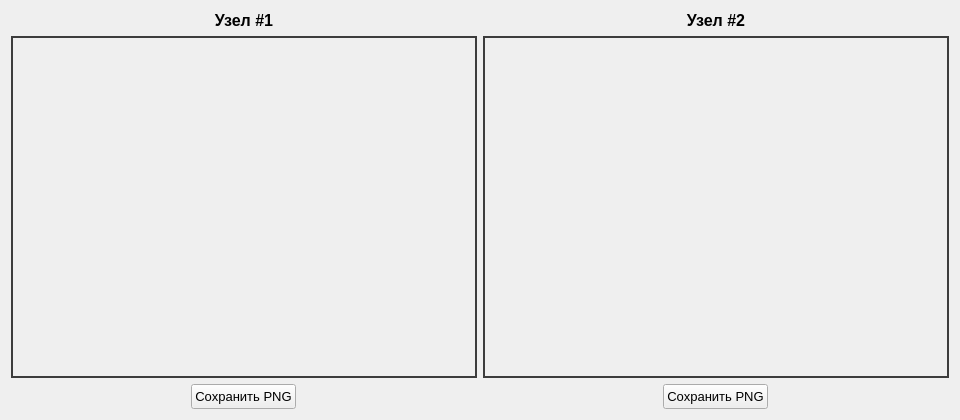
<?xml version="1.0" encoding="UTF-8"?>
<ui version="4.0">
 <class>PlotWindow</class>
 <widget class="QWidget" name="PlotWindow">
  <property name="windowModality">
   <enum>Qt::ApplicationModal</enum>
  </property>
  <property name="enabled">
   <bool>true</bool>
  </property>
  <property name="geometry">
   <rect>
    <x>0</x>
    <y>0</y>
    <width>960</width>
    <height>420</height>
   </rect>
  </property>
  <property name="minimumSize">
   <size>
    <width>640</width>
    <height>320</height>
   </size>
  </property>
  <property name="windowTitle">
   <string>Form</string>
  </property>
  <property name="locale">
   <locale language="Russian" country="Russia"/>
  </property>
  <layout class="QHBoxLayout" name="horizontalLayout_3">
   <item>
    <layout class="QVBoxLayout" name="verticalLayout_2">
     <item>
      <widget class="QLabel" name="label">
       <property name="font">
        <font>
         <pointsize>12</pointsize>
         <bold>true</bold>
        </font>
       </property>
       <property name="text">
        <string>Узел #1</string>
       </property>
       <property name="alignment">
        <set>Qt::AlignCenter</set>
       </property>
      </widget>
     </item>
     <item>
      <widget class="QFrame" name="frame">
       <property name="styleSheet">
        <string notr="true">border: 1px solid rgb(60,60,60);</string>
       </property>
       <property name="frameShape">
        <enum>QFrame::StyledPanel</enum>
       </property>
       <property name="frameShadow">
        <enum>QFrame::Raised</enum>
       </property>
       <layout class="QHBoxLayout" name="horizontalLayout">
        <property name="spacing">
         <number>0</number>
        </property>
        <property name="leftMargin">
         <number>0</number>
        </property>
        <property name="topMargin">
         <number>0</number>
        </property>
        <property name="rightMargin">
         <number>0</number>
        </property>
        <property name="bottomMargin">
         <number>0</number>
        </property>
        <item>
         <widget class="QCustomPlot" name="plot_frame_first" native="true">
          <property name="sizePolicy">
           <sizepolicy hsizetype="Expanding" vsizetype="Expanding">
            <horstretch>0</horstretch>
            <verstretch>0</verstretch>
           </sizepolicy>
          </property>
          <property name="styleSheet">
           <string notr="true"/>
          </property>
         </widget>
        </item>
       </layout>
      </widget>
     </item>
     <item alignment="Qt::AlignHCenter">
      <widget class="QPushButton" name="save_first_plot">
       <property name="sizePolicy">
        <sizepolicy hsizetype="Preferred" vsizetype="Fixed">
         <horstretch>0</horstretch>
         <verstretch>0</verstretch>
        </sizepolicy>
       </property>
       <property name="minimumSize">
        <size>
         <width>0</width>
         <height>25</height>
        </size>
       </property>
       <property name="maximumSize">
        <size>
         <width>16777215</width>
         <height>16777215</height>
        </size>
       </property>
       <property name="font">
        <font>
         <pointsize>10</pointsize>
         <bold>false</bold>
        </font>
       </property>
       <property name="text">
        <string>Сохранить PNG</string>
       </property>
      </widget>
     </item>
    </layout>
   </item>
   <item>
    <layout class="QVBoxLayout" name="verticalLayout">
     <item>
      <widget class="QLabel" name="label_2">
       <property name="font">
        <font>
         <pointsize>12</pointsize>
         <bold>true</bold>
        </font>
       </property>
       <property name="text">
        <string>Узел #2</string>
       </property>
       <property name="alignment">
        <set>Qt::AlignCenter</set>
       </property>
      </widget>
     </item>
     <item>
      <widget class="QFrame" name="frame_2">
       <property name="styleSheet">
        <string notr="true">border: 1px solid rgb(60,60,60);</string>
       </property>
       <property name="locale">
        <locale language="Russian" country="Russia"/>
       </property>
       <property name="frameShape">
        <enum>QFrame::StyledPanel</enum>
       </property>
       <property name="frameShadow">
        <enum>QFrame::Raised</enum>
       </property>
       <layout class="QHBoxLayout" name="horizontalLayout_2">
        <property name="spacing">
         <number>0</number>
        </property>
        <property name="leftMargin">
         <number>0</number>
        </property>
        <property name="topMargin">
         <number>0</number>
        </property>
        <property name="rightMargin">
         <number>0</number>
        </property>
        <property name="bottomMargin">
         <number>0</number>
        </property>
        <item>
         <widget class="QCustomPlot" name="plot_frame_second" native="true">
          <property name="sizePolicy">
           <sizepolicy hsizetype="Expanding" vsizetype="Expanding">
            <horstretch>0</horstretch>
            <verstretch>0</verstretch>
           </sizepolicy>
          </property>
          <property name="styleSheet">
           <string notr="true"/>
          </property>
         </widget>
        </item>
       </layout>
      </widget>
     </item>
     <item alignment="Qt::AlignHCenter">
      <widget class="QPushButton" name="save_second_plot">
       <property name="sizePolicy">
        <sizepolicy hsizetype="Preferred" vsizetype="Fixed">
         <horstretch>0</horstretch>
         <verstretch>0</verstretch>
        </sizepolicy>
       </property>
       <property name="minimumSize">
        <size>
         <width>0</width>
         <height>25</height>
        </size>
       </property>
       <property name="maximumSize">
        <size>
         <width>16777215</width>
         <height>16777215</height>
        </size>
       </property>
       <property name="font">
        <font>
         <pointsize>10</pointsize>
         <bold>false</bold>
        </font>
       </property>
       <property name="text">
        <string>Сохранить PNG</string>
       </property>
      </widget>
     </item>
    </layout>
   </item>
  </layout>
 </widget>
 <customwidgets>
  <customwidget>
   <class>QCustomPlot</class>
   <extends>QWidget</extends>
   <header>qcustomplot.h</header>
   <container>1</container>
  </customwidget>
 </customwidgets>
 <resources/>
 <connections/>
</ui>
